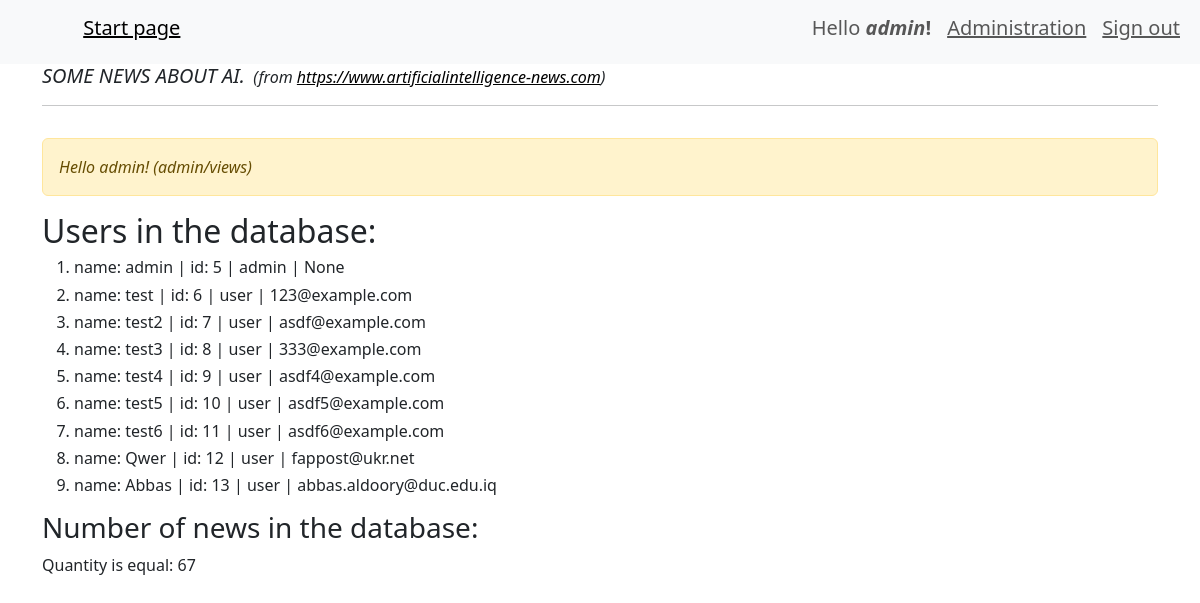
/admin/?next=/admin/?next=/admin/? (signed in), run on the app's committed database.
### webapp/user/models.py (models this page shows, shortened)
class User(db.Model, UserMixin):
    id = db.Column(db.Integer, primary_key=True)
    username = db.Column(db.String(64), index=True, unique=True)
    password = db.Column(db.String(128))
    role = db.Column(db.String(10), index=True)
    email = db.Column(db.String(50))
    @property
    def is_admin(self):
        return self.role == 'admin'

### webapp/admin/views.py (the view)
@blueprint.route('/')
@admin_required
def admin_index():
    if current_user.is_admin:
        flash('Hello admin! (admin/views)')
        title = 'This page is for Administrators only'
        name_user = User.query.filter(User.username.isnot(None)).all()
        news_count = News.query.filter(News.text.isnot(None)).count()
        return render_template('admin/info.html', page_title=title, name_user=name_user, news_count=news_count)
    else:
        flash("You aren't admin.")

### webapp/__init__.py (called while the page is built)
def create_app():
    app = Flask(__name__)                   # create Flask's object
    app.config.from_pyfile('config.py')     # load config.py -> .config + .from_pyfile
    db.init_app(app)                        # initialisation db object (App)
    migrate = Migrate(app, db)              # create object migrate for DB
    login_manager = LoginManager()          # create logMan's object
    login_manager.init_app(app)             # initialisation object
    login_manager.login_view = 'user.login' # name function for this object
    app.register_blueprint(admin_blueprint)
    app.register_blueprint(news_blueprint)
    app.register_blueprint(user_blueprint)   # inithialization user_blueprint
    @login_manager.user_loader
    def load_user(user_id):
        return User.query.get(user_id)
    return app

### webapp/templates/admin/info.html (shortened to what this page needs)
{% extends "base.html" %}
{% block content %}
    <div class='row'>
        <div class='col-12'>
            {% include('messages.html') %}
            <h2>Users in the database:</h2>
            <ol>
            {%for n_users in name_user:%}
            <h6><li>
                <div class="fixed-spaces">
                name: {{n_users.username}}  | id: {{n_users.id}} | {{n_users.role}} | {{n_users.email}}</div>
            </li></h6>
            {%endfor%}
            </ol>
            <h3>Number of news in the database:</h3>
            {%if news_count %}
                Quantity is equal: {{ news_count }}
            {% endif %}
        </div>
    </div>
{% endblock %}

### webapp/templates/menu.html (shortened to what this page needs)
<nav class="navbar navbar-expand-lg bg-body-tertiary">
  <div class="container-fluid">
  <h6><a class="navbar-brand" href="#"><em>&nbsp;&nbsp;&nbsp;&nbsp;&nbsp;&nbsp;</em></a></h6>
    <div class="collapse navbar-collapse" id="navbarSupportedContent">
      <ul class="navbar-nav me-auto mb-2 mb-lg-0">
        <li class="nav-item">
          <a class="nav-link active" aria-current="page" href="/"><u>                 </u></a>
        </li>
        <li class="nav-item">
          <h5><a class="nav-link active" aria-current="page" href="/"><u>Start page</u></a></h5>
        </li>
      </ul>
      <ul class="navbar-nav">
        {% if current_user.is_authenticated %}
          <li class="nav-item">
            <h5><span class="nav-link">Hello <strong><em>{{ current_user.username }}</em>!</strong></span></h5>
          </li>
          {% if current_user.is_admin %}
            <li class="nav-item">
              <h5><a class="nav-link" href="{{ url_for('admin.admin_index', next=request.full_path) }}"><u>Administration</u></a></h5>
            </li>
          {% endif %}
          <li class="nav-item">
            <h5><a class="nav-link" href="{{ url_for('user.logout', next=request.full_path) }}"><u>Sign out</u></a></h5>
          </li>
        {% endif %}
      </ul>
    </div>
  </div>
</nav>

### data on the page
User: username "admin", id "5", role "admin", email "None"
User: username "test", id "6", role "user", email "123@example.com"
User: username "test2", id "7", role "user", email "asdf@example.com"
User: username "test3", id "8", role "user", email "333@example.com"
User: username "test4", id "9", role "user", email "asdf4@example.com"
User: username "test5", id "10", role "user", email "asdf5@example.com"
User: username "test6", id "11", role "user", email "asdf6@example.com"
User: username "Qwer", id "12", role "user", email "fappost@ukr.net"
User: username "Abbas", id "13", role "user", email "abbas.aldoory@duc.edu.iq"

### other printed values
{{ message }} "Hello admin! (admin/views)"
{{ news_count }} "67"
